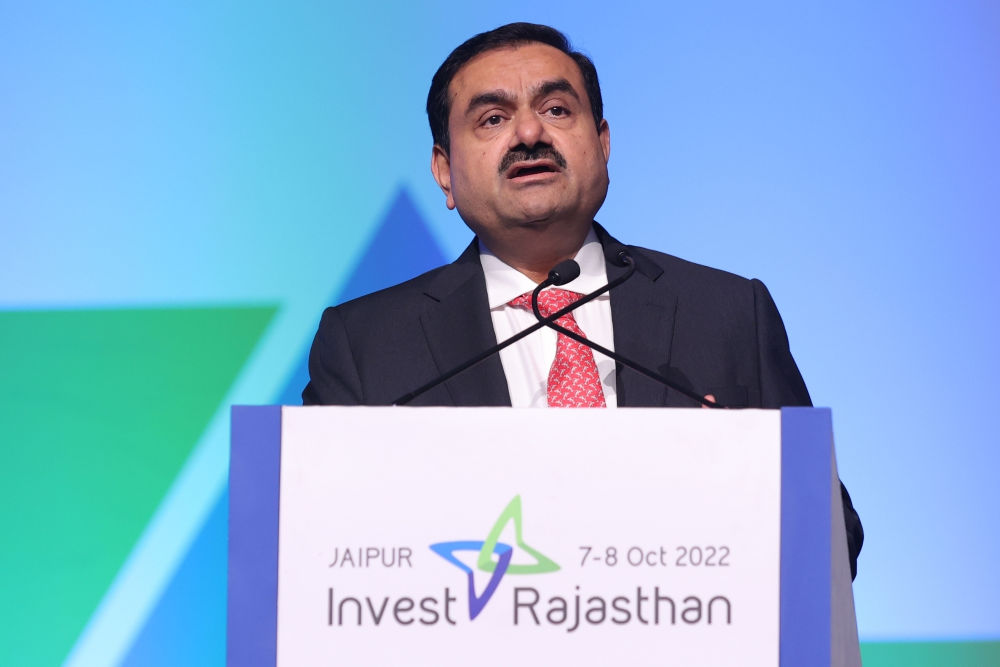
#> input picture Model/Test_images/9b5469c18751002ada0d9181309377a2.jpg, 2000 x 1333 px, found by its file name (shown at 1/2 size)
$ jupyter execute --allow-errors Leaders_classifier.ipynb   (shell and % lines are left out)
#> lines starting #> are read from the running program, lines starting #| are printed output that depends on the picture
[cell 1]
import numpy as np
import pandas as pd
import matplotlib.pyplot as plt
import cv2
import os

### 1) Preprocessing:
### I. Detect face and eyes separately in an image

[cell 2]
# os.getcwd()

[cell 3]
path_to_imgs = "/dataset/"
path_to_test = "/test_images/"
# print(os.getcwd() + path_to_test)

color_img = cv2.imread(os.getcwd() + path_to_test + "9b5469c18751002ada0d9181309377a2.jpg")
#> color_img is the input picture: shape (1333, 2000, 3); mean B, G, R 213, 176.7, 134.8
print(color_img.shape)
#| (1333, 2000, 3)
plt.imshow(color_img)

[cell 4]
gray_img = cv2.cvtColor(color_img, cv2.COLOR_BGR2GRAY)
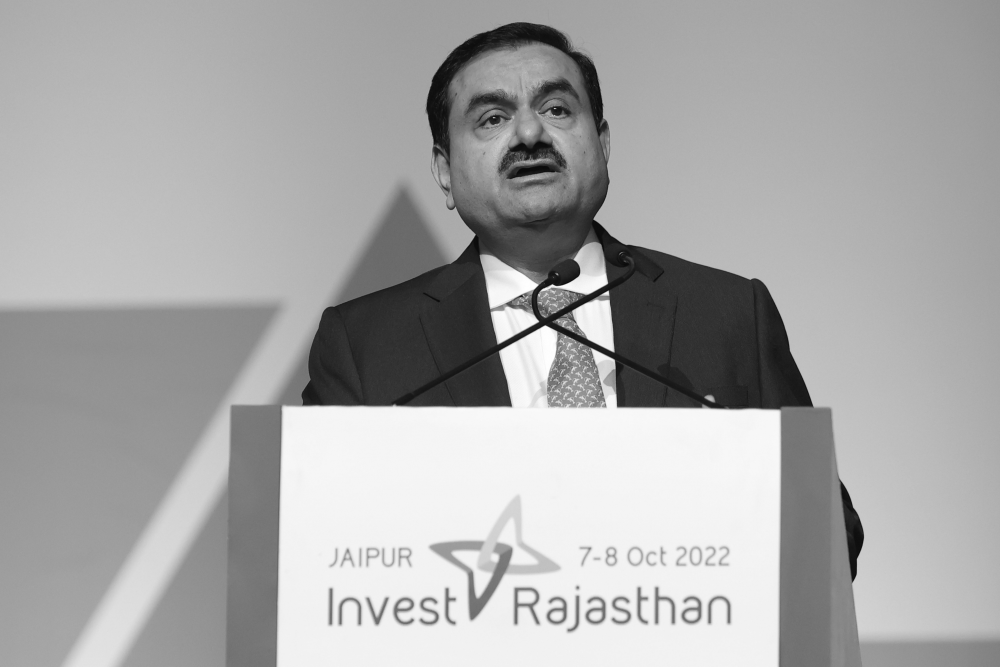
#> gray_img: shape (1333, 2000) (shown at 1/2 size); min 5, max 255, mean 168.4
print(gray_img.shape)
#| (1333, 2000)
plt.imshow(gray_img, cmap="gray")

[cell 5]
path_to_haar_clf = "/Opencv/haarcascades/"
face_clf = cv2.CascadeClassifier(os.getcwd() + path_to_haar_clf + "haarcascade_frontalface_default.xml")
eye_clf = cv2.CascadeClassifier(os.getcwd() + path_to_haar_clf + "haarcascade_eye.xml")

[cell 6]
face_loc = face_clf.detectMultiScale(color_img,1.3,5)
#> face_loc = [[878, 79, 348, 348]]
(x,y,w,h) = face_loc[0]
#> x = 878; y = 79; w = 348; h = 348
color_face = cv2.rectangle(color_img,(x,y),(x+w,y+h),(255,0,0),5)
plt.imshow(color_face)

[cell 7]
for (x,y,w,h) in face_loc:
    face_detected = cv2.rectangle(color_img,(x,y),(x+w,y+h),(255,0,0),5)
    c_face = face_detected[y:y+h,x:x+w]
    g_face = gray_img[y:y+h,x:x+w]
    eye_loc = eye_clf.detectMultiScale(g_face)
    for (x_e,y_e,w_e,h_e) in eye_loc:
        eye_detected = cv2.rectangle(c_face,(x_e,y_e),(x_e+w_e,y_e+h_e),(0,255,0),2)
#> this loop made 1 pass
#> (x, y, w, h, eye_loc) on pass 1: (878, 79, 348, 348, [[69, 124, 72, 72], [196, 102, 76, 76]])
#> pass 1, `g_face = gray_img[y:y+h,x:x+w]`:
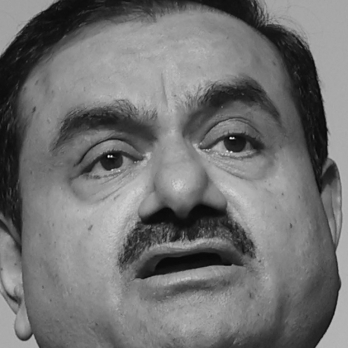
#> g_face: shape (348, 348); min 5, max 244, mean 113.3
#> after the loop:
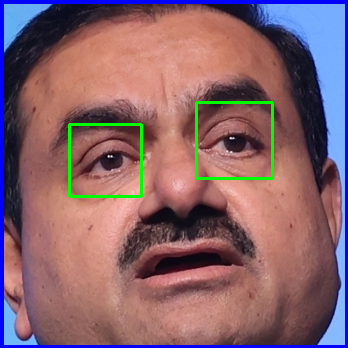
#> c_face: shape (348, 348, 3); mean B, G, R 108.6, 99.3, 134.3
#> after the loop:
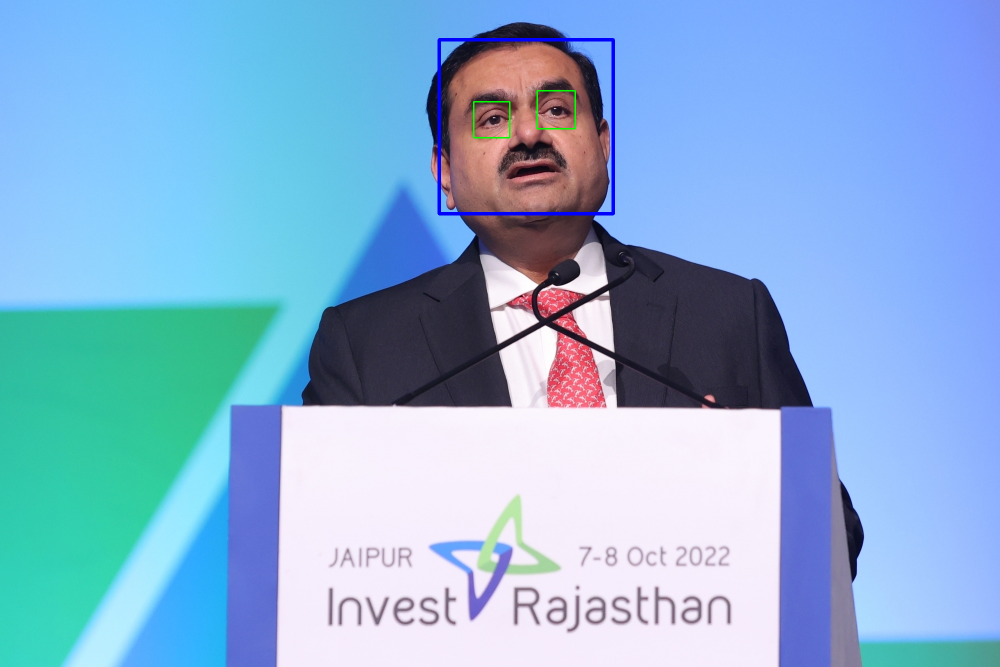
#> color_img: shape (1333, 2000, 3) (shown at 1/2 size); mean B, G, R 213.3, 176.4, 134.4
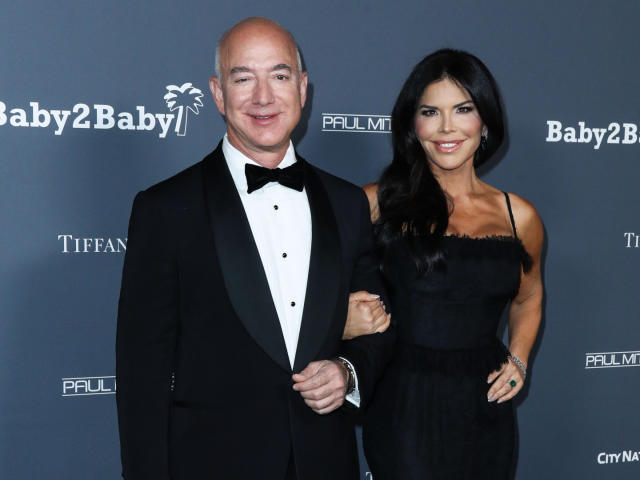
#> input picture Model/Test_images/3abd86cb5ab6332f4afcc7df22af6fca.jpg, 640 x 480 px, found by its file name
#> further down, img_1 is the input picture: shape (480, 640, 3); mean B, G, R 79.6, 68.5, 61.5

plt.figure()
plt.imshow(face_detected, cmap="gray")
plt.show()

[cell 8]
# %matplotlib inline

# plt.imshow(c_face, cmap='gray')

[cell 9]
# cropped_img = np.array(c_face)
# cropped_img.shape

### II. Getting a cropped image if both of the eyes are visible in an image

[cell 10]
def get_a_cropped_img_if_both_eyes(img_path):
    img = cv2.imread(img_path)
    g_img = cv2.cvtColor(img, cv2.COLOR_BGR2GRAY)
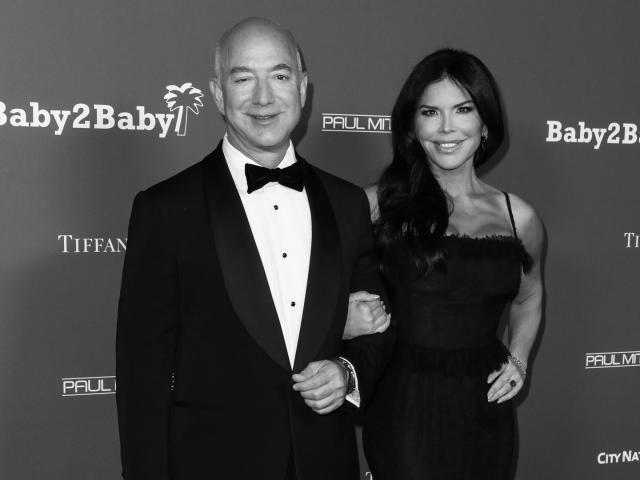
#> g_img: shape (480, 640); min 0, max 255, mean 67.7
    faces_loc = face_clf.detectMultiScale(g_img, 1.3, 5)
#> faces_loc = [[409, 83, 75, 75], [214, 39, 98, 98]]
    for (x,y,w,h) in faces_loc:
        c_face = img[y:y+h,x:x+h]
        g_face = g_img[y:y+h,x:x+h]
        eyes_loc = eye_clf.detectMultiScale(g_face)
        if len(eyes_loc) >= 2:
            return c_face
#> this loop made 1 pass
#> (x, y, w, h, eyes_loc) on pass 1: (409, 83, 75, 75, [[41, 16, 21, 21], [12, 19, 21, 21]])
#> pass 1, in get_a_cropped_img_if_both_eyes, `c_face = img[y:y+h,x:x+h]`:
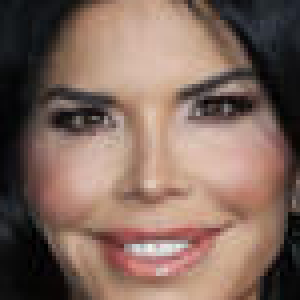
#> c_face: shape (75, 75, 3) (shown 4 times larger); mean B, G, R 92.9, 103.8, 128.3
#> pass 1, in get_a_cropped_img_if_both_eyes, `g_face = g_img[y:y+h,x:x+h]`:
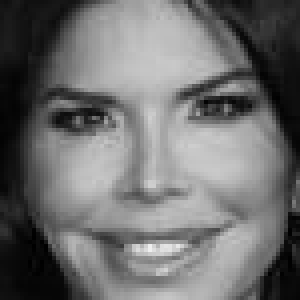
#> g_face: shape (75, 75) (shown 4 times larger); min 0, max 239, mean 109.9

[cell 11]
img_1 = cv2.imread(os.getcwd() + path_to_test + "3abd86cb5ab6332f4afcc7df22af6fca.jpg")
plt.imshow(img_1)

cropped_img = get_a_cropped_img_if_both_eyes(os.getcwd() + path_to_test + "3abd86cb5ab6332f4afcc7df22af6fca.jpg")
plt.imshow(cropped_img)
#> figure, not shown here; B, G, R data is drawn as R, G, B

### III. Create a cropped dataset for each leader

#### - Path for each leader subdir in dataset

[cell 12]
subdir_paths = []
for subdir in os.scandir(os.getcwd() + path_to_imgs):
    if subdir.is_dir():
        subdir_paths.append(subdir.path)
# subdir_paths

#### - Create a folder for all cropped images

[cell 13]
import shutil

path_to_cr_imgs = "/dataset/cropped_data/"
if os.path.exists(os.getcwd() + path_to_cr_imgs): # checks if "cropped_data" folder exists
    shutil.rmtree(os.getcwd() + path_to_cr_imgs) # removes the folder if it exists
os.mkdir(os.getcwd() + path_to_cr_imgs) # creates a new folder name "cropped_data"

#### - Iterate through each image to get cropped images

#### --> Iterate through each of the image dictionary --> crop images and have them store in separate leader_name folders --> rename imgs and have them store in cropped_img_rename_dict, leader_name as a key and multiple rename_img_paths as value --> save cropped imgs as an image in a cropped_folder/leader using cv2.imwrite()

[cell 14]
import re
import imghdr

cropped_img_dirs = []
cropped_img_rename_dict = {}
ext_ = []

#> (the rest of this cell did not finish here and is left out)

### IV. Feature Engineering (feature extraction) using wavelet transform

[cell 15]
import numpy as np
import pywt
import cv2

def waveTrans(img, mode, level):
#> called with mode = 'db1', level = 3
    img = cv2.cvtColor(img,cv2.COLOR_RGB2GRAY )
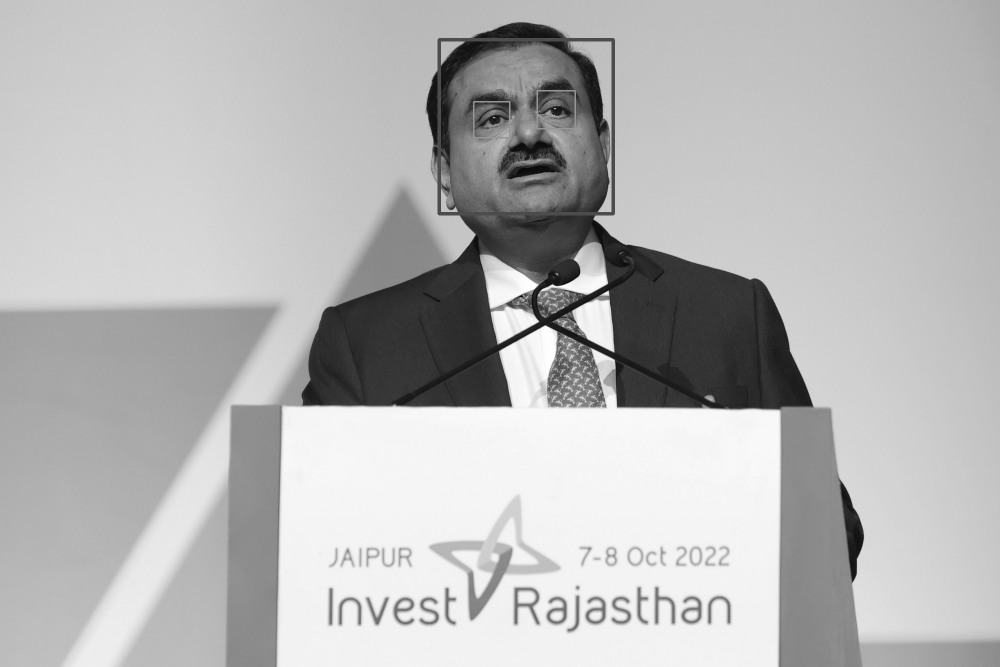
#> img: shape (1333, 2000) (shown at 1/2 size); min 3, max 255, mean 182.7
    img =  np.float32(img)
    img /= 255
    # Decomposition
    coeffs = pywt.wavedec2(img, mode, level)
#> coeffs = 11 items
    # Process Coefficients
    coeffs_H = list(coeffs)
#> coeffs_H = 11 items
    coeffs_H[0] *= 0
    # Reconstruction
    img_H = pywt.waverec2(coeffs_H, mode);
    img_H *= 255
    img_H =  np.uint8(img_H)
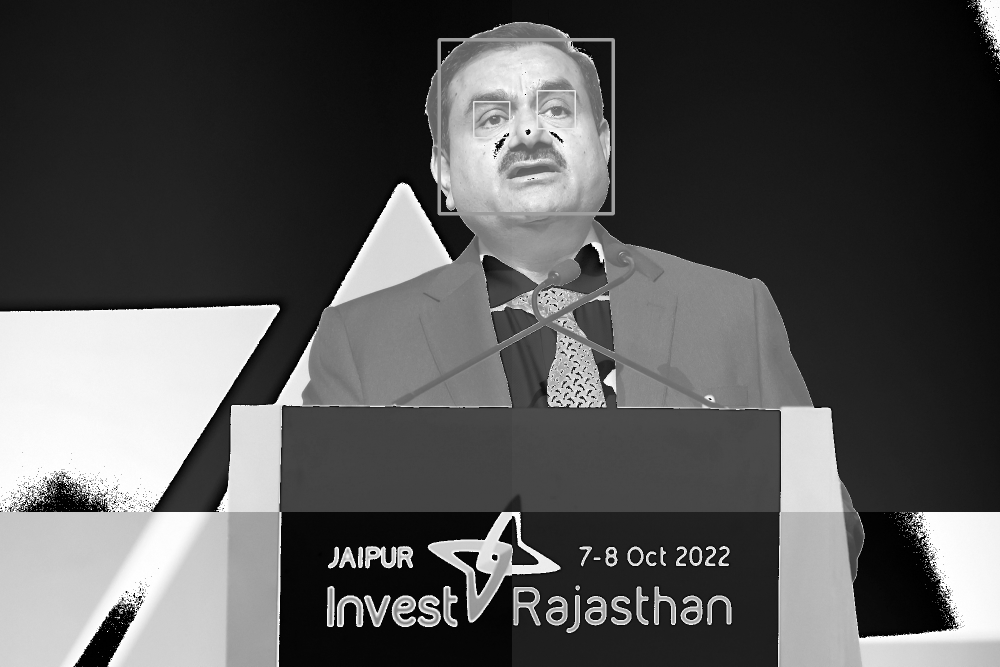
#> img_H: shape (1334, 2000) (shown at 1/2 size); min 0, max 255, mean 85.6
    return img_H

[cell 16]
im_har = waveTrans(color_img, 'db1', 3)
plt.imshow(im_har, cmap = "gray")

### V. Creating arrays for both training_images and class labels

[cell 17]
y_labels_dict = {}
label = 0
for leader in cropped_img_rename_dict.keys():
    y_labels_dict[leader] = label
    label += 1
y_labels_dict
